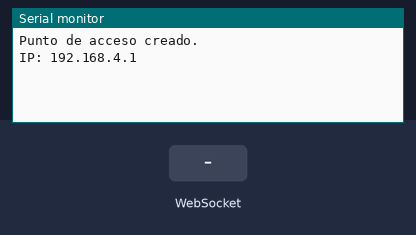
Simulated run of this sketch. Board: ESP32. Shown: the last lines printed to the serial monitor. The test bench sets the inputs (shaded band).

Above: at 1.2 s.
1.3 s: WebSocket text "boton1" received
At 1.8 s:
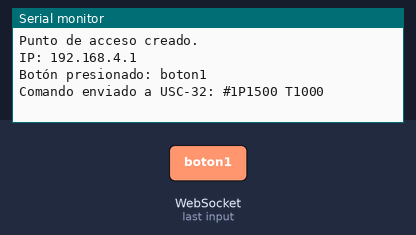
2.8 s: WebSocket text "1" received
At 4.1 s:
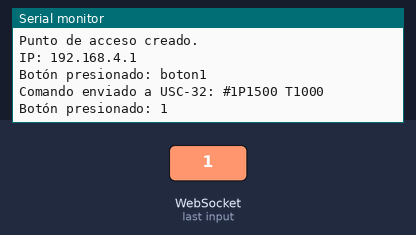

The sketch:

sketch_feb1a.ino
```cpp
#include <WiFi.h>
#include <WebServer.h>
#include <WebSocketsServer.h>

const char* ssid = "ESP32_WebServer";
const char* password = "12345678";

WebServer server(80);
WebSocketsServer webSocket(81);

// Configurar UART para USC-32 (RX=18, TX=17)
#define USC32_RX 18
#define USC32_TX 17

// Página HTML con WebSockets y botones
const char htmlPage[] PROGMEM = R"rawliteral(
<!DOCTYPE html>
<html lang="es">
<head>
    <meta name="viewport" content="width=device-width, initial-scale=1.0">
    <title>ESP32 USC-32 Control</title>
    <style>
        body { background-color: #282c36; font-family: Arial, sans-serif; text-align: center; color: white; margin: 0; padding: 20px; }
        h1 { font-size: 28px; margin-bottom: 20px; }
        .button-container {
            display: grid;
            grid-template-columns: repeat(3, 1fr);
            gap: 10px;
            max-width: 600px;
            margin: auto;
        }
        .button {
            padding: 15px;
            font-size: 18px;
            font-weight: bold;
            color: white;
            border: none;
            border-radius: 10px;
            cursor: pointer;
            transition: 0.3s;
        }
        .red { background-color: #dc3545; }
        .green { background-color: #28a745; }
        .blue { background-color: #007bff; }
        .yellow { background-color: #ffc107; }
        .purple { background-color: #6f42c1; }
        .orange { background-color: #fd7e14; }
        .cyan { background-color: #17a2b8; }
        .button:hover { opacity: 0.7; }
    </style>
    <script>
        var websock;
        function start() {
            websock = new WebSocket('ws://' + window.location.hostname + ':81/');
            websock.onopen = function(evt) { console.log("WebSocket conectado"); };
            websock.onmessage = function(evt) { console.log("Mensaje recibido: " + evt.data); };
        }
        function buttonclick(e) {
            websock.send(e.id);
        }
    </script>
</head>
<body onload="javascript:start();">
    <h1>ESP32 USC-32 Servo Control</h1>
    <div class="button-container">
        <button id="boton1" class="button red" onclick="buttonclick(this);">Mover Servo</button>
        <button id="boton2" class="button green" onclick="buttonclick(this);">Mover Servo</button>
        <button id="boton3" class="button green" onclick="buttonclick(this);">Mover Servo</button>
    </div>
</body>
</html>
)rawliteral";

// Manejo de peticiones HTTP
void handleRoot() {
    server.send(200, "text/html", htmlPage);
}

// Enviar comando a USC-32
void sendServoCommand(int servo, int position, int speed) {
    String command = "#" + String(servo) + "P" + String(position) + " T" + String(speed) + "\r\n";

    Serial.print("Comando enviado a USC-32: ");
    Serial.println(command);

    Serial2.print(command); // Enviar comando al puerto serie USC-32
}

// Manejo de WebSocket
void webSocketEvent(uint8_t num, WStype_t type, uint8_t * payload, size_t length) {
    if (type == WStype_TEXT) {
        String command = (char*) payload;
        Serial.println("Botón presionado: " + command);

        if (command == "boton1") {
            sendServoCommand(1, 1500, 1000); // Mueve el servo 0 a posición 1500 en 1 segundo
        }
        if (command == "boton2") {
            sendServoCommand(1, 0, 1000); // Mueve el servo 0 a posición 1500 en 1 segundo
        }
    }
}

void setup() {
    Serial.begin(115200);
    Serial2.begin(115200, SERIAL_8N1, USC32_RX, USC32_TX);

    // Configurar el ESP32 como punto de acceso
    WiFi.softAP(ssid, password);
    Serial.println("Punto de acceso creado.");
    Serial.print("IP: ");
    Serial.println(WiFi.softAPIP());

    // Configurar servidor HTTP y WebSockets
    server.on("/", handleRoot);
    server.begin();
    webSocket.begin();
    webSocket.onEvent(webSocketEvent);
}

void loop() {
    server.handleClient();
    webSocket.loop();
}
```

Measured:
- after the input at 1.3 s, the serial monitor: prints a new line at once (image 1)
- after the input at 2.8 s, the serial monitor: prints a new line at once (image 2)
